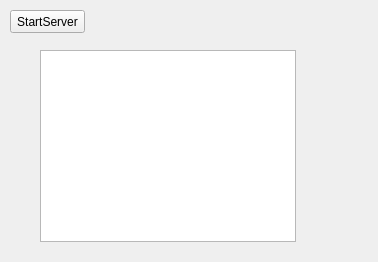
<?xml version="1.0" encoding="UTF-8"?>
<ui version="4.0">
 <class>Form</class>
 <widget class="QWidget" name="Form">
  <property name="geometry">
   <rect>
    <x>0</x>
    <y>0</y>
    <width>378</width>
    <height>262</height>
   </rect>
  </property>
  <property name="windowTitle">
   <string>Form</string>
  </property>
  <widget class="QPushButton" name="StartButton">
   <property name="geometry">
    <rect>
     <x>10</x>
     <y>10</y>
     <width>75</width>
     <height>23</height>
    </rect>
   </property>
   <property name="text">
    <string>StartServer</string>
   </property>
  </widget>
  <widget class="QGraphicsView" name="graphicsView">
   <property name="geometry">
    <rect>
     <x>40</x>
     <y>50</y>
     <width>256</width>
     <height>192</height>
    </rect>
   </property>
  </widget>
 </widget>
 <resources/>
 <connections/>
</ui>
